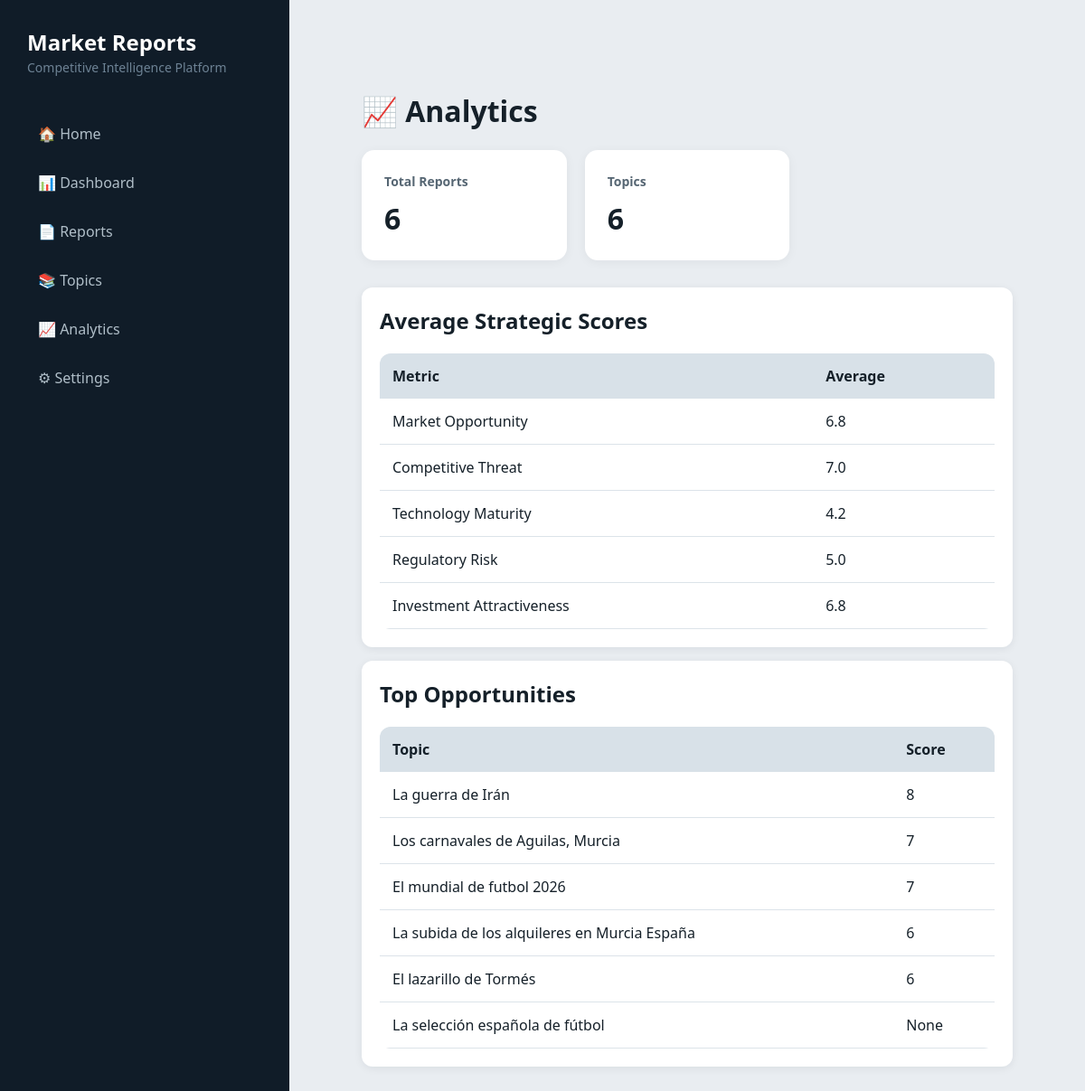
The page /analytics on the database as committed earlier.
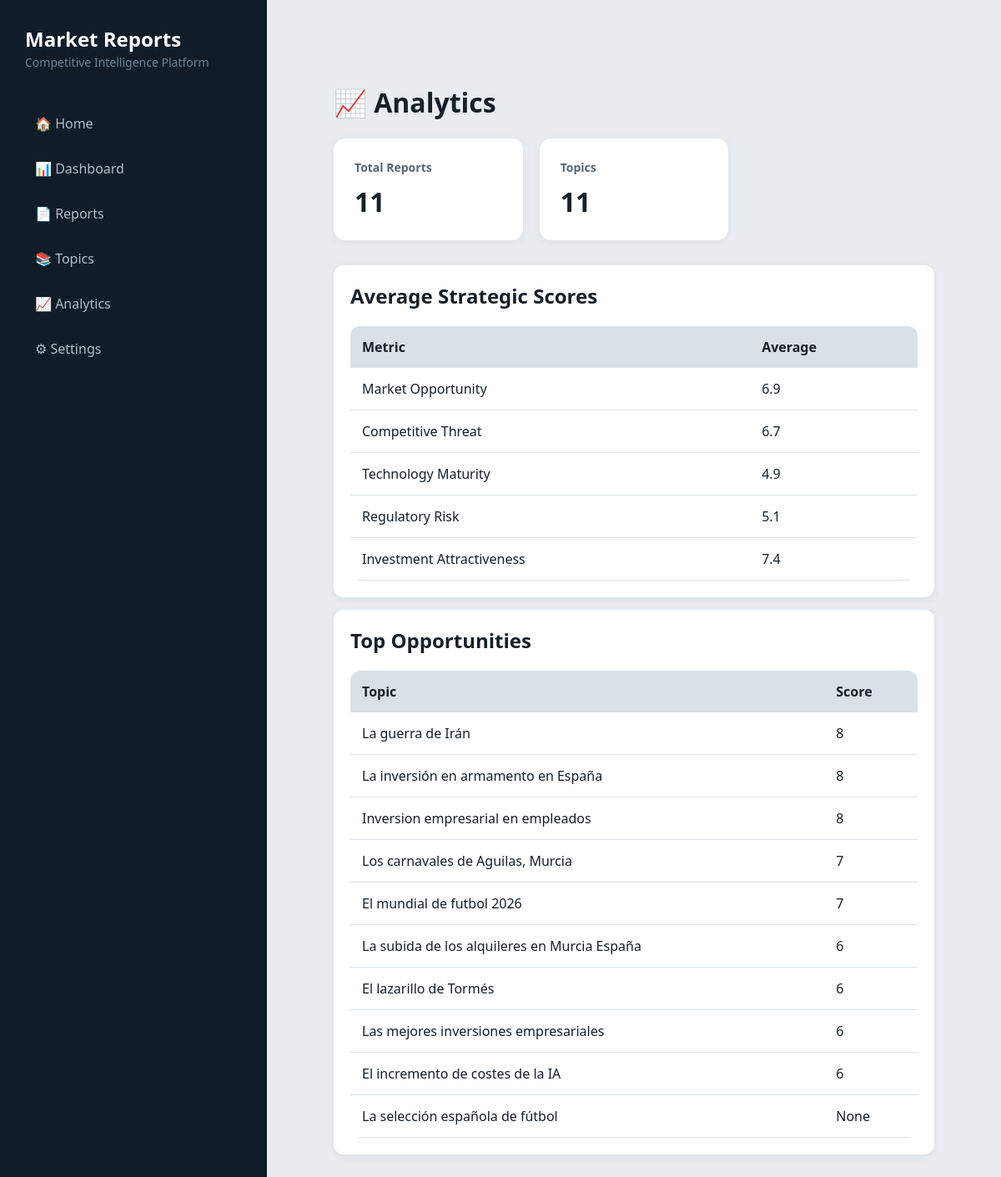
The same page on the database as committed later.
### tables this page shows
CREATE TABLE reports (

        id INTEGER PRIMARY KEY AUTOINCREMENT,

        topic TEXT NOT NULL,

        created_at TEXT NOT NULL,

        market_opportunity INTEGER,

        competitive_threat INTEGER,

        technology_maturity INTEGER,

        regulatory_risk INTEGER,

        investment_attractiveness INTEGER,

        markdown_path TEXT,

        pdf_path TEXT
    , md_path TEXT);

### app/dashboard/server.py (the view)
@app.get("/analytics")
def analytics_page(request: Request):
    analytics = get_analytics_data()
    top_opportunities = get_top_opportunities()
    stats = get_dashboard_stats()
    return templates.TemplateResponse(
        request=request,
        name="analytics.html",
        context={
            "analytics": analytics,
            "top_opportunities": top_opportunities,
            "stats": stats
        }
    )

### app/dashboard/templates/analytics.html
{% set title = "Analytics" %}
{% extends "base.html" %}
{% block content %}
<h1>📈 Analytics</h1>
<div class="kpi-grid">
    <div class="kpi-card">
        <h3>Total Reports</h3>
        <span>{{ stats.total_reports }}</span>
    </div>
    <div class="kpi-card">
        <h3>Topics</h3>
        <span>{{ stats.total_topics }}</span>
    </div>
</div>
<div class="card">
    <h2>Average Strategic Scores</h2>
    <table>
        <tr>
            <th>Metric</th>
            <th>Average</th>
        </tr>
        <tr>
            <td>Market Opportunity</td>
            <td>{{ analytics.opportunity }}</td>
        </tr>
        <tr>
            <td>Competitive Threat</td>
            <td>{{ analytics.threat }}</td>
        </tr>
        <tr>
            <td>Technology Maturity</td>
            <td>{{ analytics.technology }}</td>
        </tr>
        <tr>
            <td>Regulatory Risk</td>
            <td>{{ analytics.risk }}</td>
        </tr>
        <tr>
            <td>Investment Attractiveness</td>
            <td>{{ analytics.investment }}</td>
        </tr>
    </table>
</div>
<div class="card">
    <h2>Top Opportunities</h2>
    <table>
        <tr>
            <th>Topic</th>
            <th>Score</th>
        </tr>
        {% for item in top_opportunities %}
        <tr>
            <td>{{ item[0] }}</td>
            <td>{{ item[1] }}</td>
        </tr>
        {% endfor %}
    </table>
</div>
{% endblock %}

Rows that differ between the two databases and show on the page:
added reports: topic "La inversión en armamento en España", market_opportunity "8"
added reports: topic "Inversion empresarial en empleados", market_opportunity "8"
added reports: topic "Las mejores inversiones empresariales", market_opportunity "6"
added reports: topic "El incremento de costes de la IA", market_opportunity "6"
Other text that changed with them:
{{ stats.total_reports }}: "6" → "11"
{{ stats.total_topics }}: "6" → "11"
{{ analytics.opportunity }}: "6.8" → "6.9"
{{ analytics.threat }}: "7.0" → "6.7"
{{ analytics.technology }}: "4.2" → "4.9"
{{ analytics.risk }}: "5.0" → "5.1"
{{ analytics.investment }}: "6.8" → "7.4"
